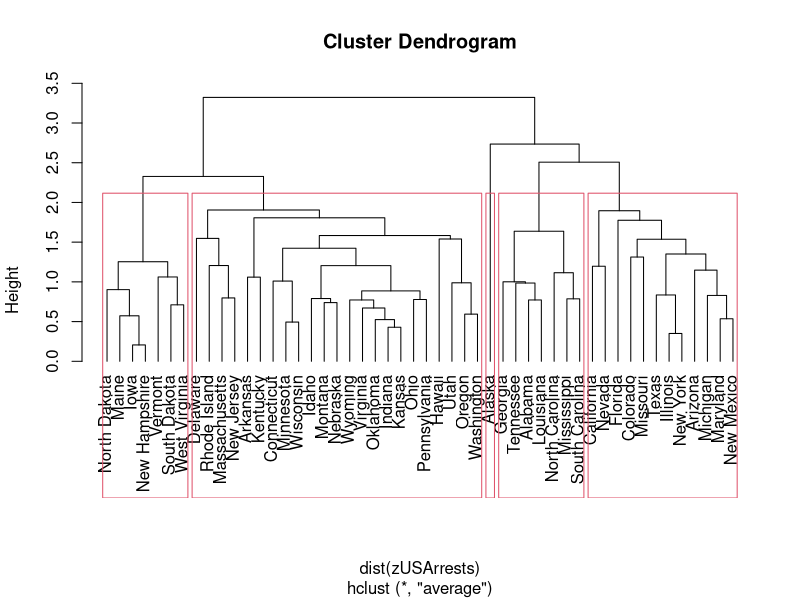
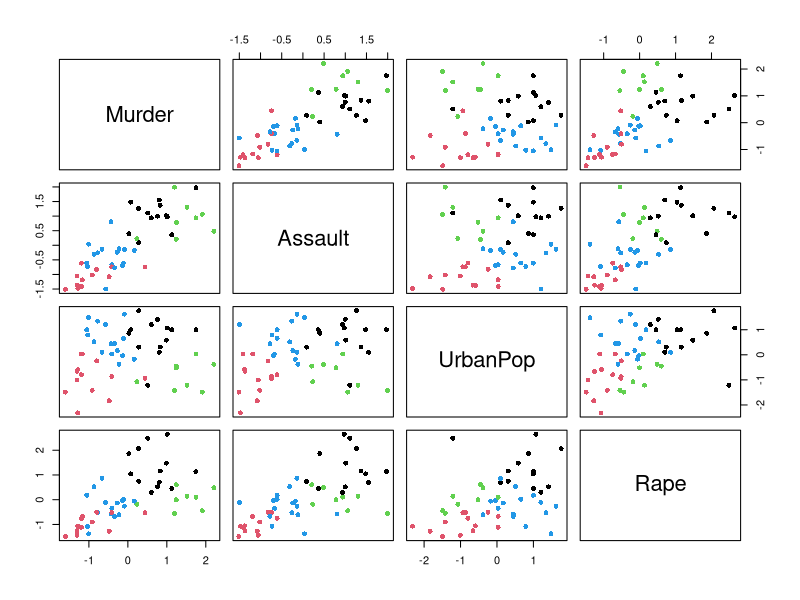
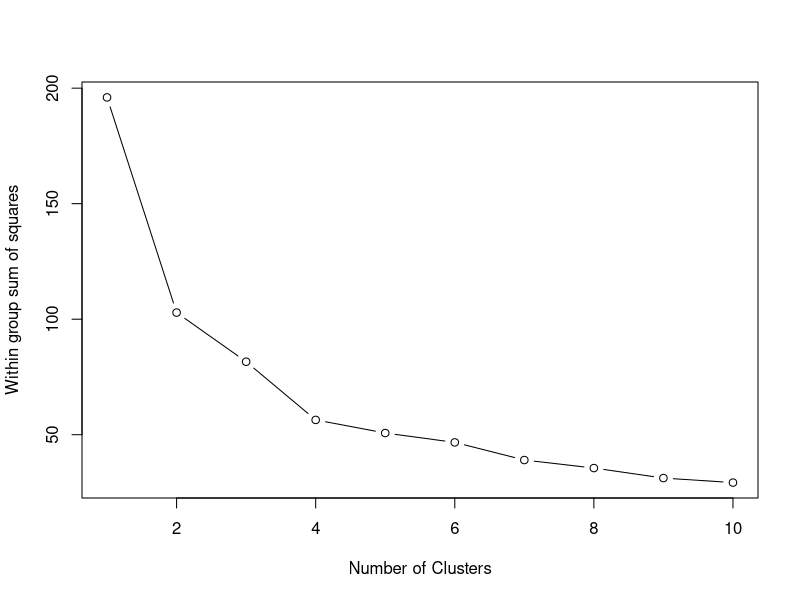

These charts were generated, in order, by the following R code:
## ---- chunk 1
head(USArrests)
zUSArrests = scale(USArrests)
summary(zUSArrests)
## ---- chunk 2
#Using average
hc1 = hclust(dist(zUSArrests),method="average")
plot(hc1,hang=-1)
rect.hclust(hc1,k=5)
## ---- chunk 3
cutree(hc1,k=5)
## ---- chunk 4
cluster <- cutree(hc1,k=5)
cent <- NULL
for (k in 1:5){
  cent <- rbind(cent, colMeans(USArrests[cluster == k,]))
}
cent

## ---- chunk 5
# 4 clusters
kmc1 = kmeans(zUSArrests,4)
kmc1
## ---- chunk 6
pairs(zUSArrests,col=kmc1$cluster, pch=16)
## ---- chunk 7
wss = 0
for (i in 1:10) {wss[i]=sum(kmeans(zUSArrests,center=i)$withinss)}
plot(1:10,wss,type='b',xlab='Number of Clusters',ylab='Within group sum of squares')

## ---- chunk 8
library(fpc)
kmed = pamk(zUSArrests,4)
kmed
